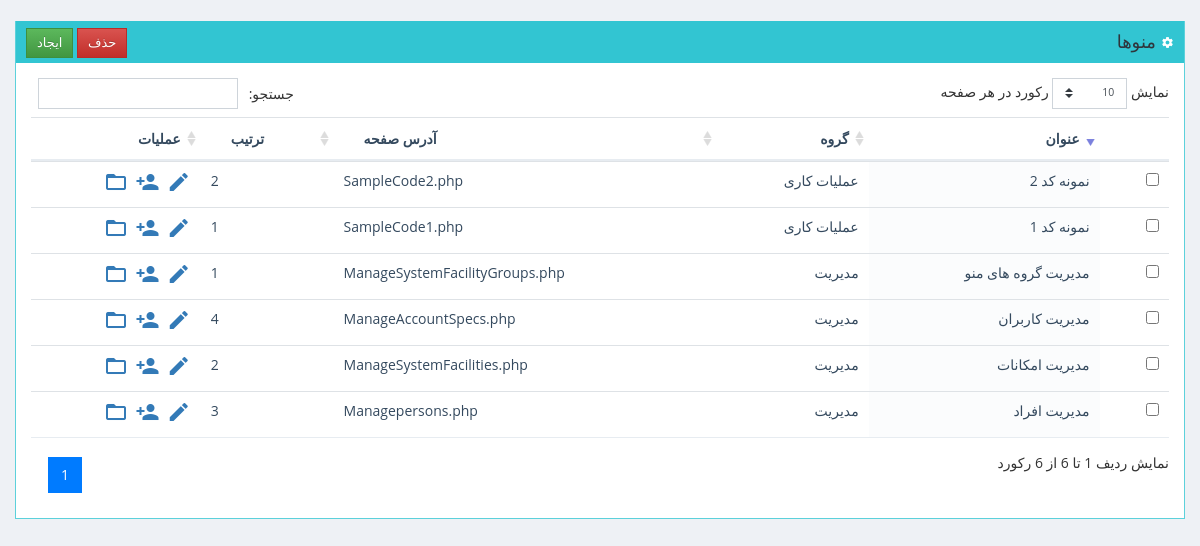
/www/sadaf/ManageSystemFacilities.php (signed in), run on the app's committed database.
### tables this page shows
CREATE TABLE  `SystemFacilities` (
  `FacilityID` int(11) NOT NULL AUTO_INCREMENT,
  `FacilityName` varchar(245) DEFAULT NULL,
  `GroupID` int(11) DEFAULT NULL,
  `OrderNo` int(11) DEFAULT NULL,
  `PageAddress` varchar(345) DEFAULT NULL,
  PRIMARY KEY (`FacilityID`)
);

CREATE TABLE  `SystemFacilityGroups` (
  `GroupID` int(11) NOT NULL AUTO_INCREMENT,
  `GroupName` varchar(145) DEFAULT NULL,
  `OrderNo` int(11) DEFAULT NULL,
  PRIMARY KEY (`GroupID`)
);

### www/shares/pdodb.class.php (called while the page is built, shortened)
<?php
class pdodb {
  private $dsn;
  private $pdo;
  static  $pdoinstance = false;
  private function __construct($_host = "", $_user = "", $_pass = "", $_default_db = "",$_driver="",$debug=self::DEBUG_MODE) {
    $this->dsn = "mysql:dbname=$_default_db;host=$_host";
  }
  public static function getInstance($_host = "", $_user = "", $_pass = "", $_default_db = "",$_driver="") {
    if ("" == $_driver)      $_driver = sys_config::$db_server['driver'];
    if ("" == $_host)        $_host = sys_config::$db_server['host'];
    if ("" == $_user)        $_user = sys_config::$db_server['user'];
    if ("" == $_pass)        $_pass = sys_config::$db_server['pass'];
    if ("" == $_default_db)  $_default_db = sys_config::$db_server['database'];
    if (!@pdodb::$pdoinstance[$_host.$_user.$_default_db]) {
      pdodb::$pdoinstance[$_host.$_user.$_default_db] = new pdodb($_host,$_user,$_pass,$_default_db,$_driver);
    }
    return pdodb::$pdoinstance[$_host.$_user.$_default_db];
  }
  private function connect($_driver = "", $_host = "", $_user = "", $_pass = "", $_default_db = "",$debug=self::DEBUG_MODE) {
    try{
      $this->pdo = new pdo($this->dsn , $_user , $_pass, array(PDO::MYSQL_ATTR_INIT_COMMAND =>  "SET NAMES utf8") );
      return $this->pdo;
    }
    catch (PDOException $e) {
      print (self::PDO_CONNECTION_ERROR);
      print ($e->getMessage());
      if ($debug) $this->backtrace();
      exit();
    }
  }
  function Execute($sqlstr,$fetch_mode=PDO::FETCH_ASSOC,$debug=self::DEBUG_MODE) {
    $trans = array(self::ARABIC_YA => self::PERSIAN_YA , self::ARABIC_KAF => self::PERSIAN_KAF);
    $this->statement = $this->pdo->query(strtr($sqlstr,$trans));
    $error_info = $this->pdo->errorInfo();
    return $this->statement;
  }
}
?>

### www/sadaf/classes/SystemFacilities.class.php (called while the page is built, shortened)
<?php
class manage_SystemFacilities
{
	static function GetList()
	{
		$mysql = pdodb::getInstance();
		$k=0;
		$ret = array();
		$query = "select SystemFacilities.FacilityID
				,SystemFacilities.FacilityName
				,SystemFacilities.GroupID
				,SystemFacilities.OrderNo
				,SystemFacilities.PageAddress
			, l2.GroupName  as l2_GroupName  from sadaf.SystemFacilities
			LEFT JOIN sadaf.SystemFacilityGroups  l2 on (l2.GroupID=SystemFacilities.GroupID)
			order by l2.OrderNo, SystemFacilities.OrderNo ";
		$res = $mysql->Execute($query);
		while($rec=$res->fetch())
		{
			$ret[$k] = new be_SystemFacilities();
			$ret[$k]->FacilityID=$rec["FacilityID"];
			$ret[$k]->FacilityName=$rec["FacilityName"];
			$ret[$k]->GroupID=$rec["GroupID"];
			$ret[$k]->GroupID_Desc=$rec["l2_GroupName"];
			$ret[$k]->OrderNo=$rec["OrderNo"];
			$ret[$k]->PageAddress=$rec["PageAddress"];
			$k++;
		}
		return $ret;
	}
}
?>

### www/sadaf/ManageSystemFacilities.php (the view, shortened to what this page needs)
<?php
include("classes/SystemFacilities.class.php");
HTMLBegin();
?>
<form method="post" id="f1" name="f1" >
<div class="container-fluid">
</form>
<?php
$res = manage_SystemFacilities::GetList();
?>
<br>
		<div class="portlet box green">
		<div class="portlet-title">
			<div class="actions">
				<input type="button" class="btn btn-success btn-sm" onclick="javascript: ResetForm(); $('#DataEntryForm').modal();" value="ایجاد">
				<input type="button" class="btn btn-danger btn-sm" data-toggle="confirmation"
					data-btn-ok-label="بلی"
					data-btn-ok-class="btn-success"
				data-btn-ok-icon-class="material-icons" data-btn-ok-icon-content="check"
				data-btn-cancel-label="خیر" data-btn-cancel-class="btn-danger"
				data-btn-cancel-icon-class="material-icons" data-btn-cancel-icon-content="close"
				data-title="آیا مطمئن هستید؟" data-content=""
				value="حذف">
			</div>
			<div class="caption font-dark">
			<i class="material-icons">settings</i>
				منوها
			</div>
		</div>
		<div class="portlet-body">
			<form id="ListForm" name="ListForm" method="post">
			<table id="FacilityListTable" class="table ">
			<thead>
				<th>&nbsp;</th>
				<th>عنوان</th>
				<th>گروه</th>
				<th>آدرس صفحه</th>
				<th>ترتیب</th>
				<th>عملیات</th>
			</thead>
			<tbody>
			<?
			for($k=0; $k<count($res); $k++)
			{
				echo "<tr>";
				echo "<td>";
				echo "<input type=\"checkbox\" name=\"ch_".$res[$k]->FacilityID."\">";
				echo "</td>";
				echo "	<td>".htmlentities($res[$k]->FacilityName, ENT_QUOTES, 'UTF-8')."</td>";
				echo "	<td>".$res[$k]->GroupID_Desc."</td>";
				echo "	<td>".htmlentities($res[$k]->PageAddress, ENT_QUOTES, 'UTF-8')."</td>";
				echo "	<td>".htmlentities($res[$k]->OrderNo, ENT_QUOTES, 'UTF-8')."</td>";
				echo "<td>";
				echo "<a href=\"javascript: SetRecordForUpdate(".$res[$k]->FacilityID.");\" >";
				echo "<i class='material-icons' data-toggle=\"tooltip\" data-placement=\"top\" title=\"ویرایش\" >edit</i>";
				echo "</a>";
				echo "<a  href='javascript: void(0)' onclick='ShowUsersList(".$res[$k]->FacilityID .")'>";
				echo "<i class='material-icons' data-toggle=\"tooltip\" data-placement=\"top\" title=\"کاربران\" >person_add</i>";
				echo "</a>";
				echo "<a  target=\"_blank\" href='ManageFacilityPages.php?FacilityID=".$res[$k]->FacilityID ."'>";
				echo "<i class='material-icons' data-toggle=\"tooltip\" data-placement=\"top\" title=\"صفحات\" >folder_open</i>";
				echo "</a>";
				echo "</td>";
				echo "</tr>";
			}
			?>
			</tbody>
			</table>
		</div>
	</div>
</html>

### www/shares/UI.inc.php (shortened to what this page needs)
<?php
	function HTMLBegin($bgcolor = '#C8DEF0')
	{
		echo "<!doctype html>
		<html lang=\"en\">
		  <head>
			<meta charset=\"utf-8\">
			<meta name=\"viewport\" content=\"width=device-width, initial-scale=1, shrink-to-fit=no\">
			<link rel=\"stylesheet\" href=\"css/bootstrap.css\">
			<link rel=\"stylesheet\" href=\"css/font-awesome.min.css\">
			<link rel=\"stylesheet\" href=\"css/jquery-ui.css\">
			<link rel=\"stylesheet\" href=\"css/bootstrap-theme.css\" />
			<link href=\"plugins/datatables/datatables.css\" rel=\"stylesheet\" type=\"text/css\" />
			<link href=\"plugins/datatables/plugins/bootstrap/datatables.bootstrap-rtl.css\" rel=\"stylesheet\" type=\"text/css\" />
			<link rel=\"stylesheet\" href=\"css/jquery.Bootstrap-PersianDateTimePicker.css\" />
			<link rel=\"stylesheet\" href=\"css/bootstrap-switch.css\" />
			<link rel=\"stylesheet\" href=\"css/components-rtl.css\" />
			<link rel=\"stylesheet\" href=\"css/plugins-rtl.css\" />
			<link rel=\"stylesheet\" href=\"css/lab.css\" />
			<script src=\"js/jquery-3.3.1.min.js\"></script>
			<script src=\"js/popper.min.js\"></script>
			<script src=\"js/bootstrap.min.js\"></script>
			<script src=\"js/jquery-ui.js\"></script>
			<script src=\"js/jquery.dataTables.min.js\"></script>
			<script src=\"js/dataTables.bootstrap4.min.js\"></script>
			<script src=\"js/bootstrap-confirmation.min.js\"></script>
			<script src=\"js/bootstrap-switch.min.js\"></script>
			<script src=\"js/theme.js\"></script>
			<script src=\"js/general-sadaf.js\"></script>
			<title></title>
		  </head>
		<body class='page-content'>";
	}
?>

### www/sadaf/css/plugins-rtl.css (style rules this page uses)
table.dataTable thead th, table.dataTable thead td { padding: 10px 20px; border-bottom: 2px solid #e7ecf1; outline: none !important; }
table.dataTable.no-footer { border-bottom-color: #e7ecf1; }
table.dataTable td.sorting_1, table.dataTable td.sorting_2, table.dataTable td.sorting_3, table.dataTable th.sorting_1, table.dataTable th.sorting_2, table.dataTable th.sorting_3 { background: #fbfcfd !important; }
table.dataTable thead .sorting, table.dataTable thead .sorting_asc, table.dataTable thead .sorting_desc, table.dataTable thead .sorting_asc_disabled, table.dataTable thead .sorting_desc_disabled { cursor: pointer; }
table.dataTable thead .sorting:after, table.dataTable thead .sorting_asc:after, table.dataTable thead .sorting_desc:after, table.dataTable thead .sorting_asc_disabled:after, table.dataTable thead .sorting_desc_disabled:after { display: none; }
table.dataTable thead .sorting { background: url("../images/sort_both.png") no-repeat center right; }
table.dataTable thead .sorting_desc { background: url("../images/sort_desc.png") no-repeat center right; }

### www/sadaf/css/lab.css (style rules this page uses)
.material-icons { font-family: 'Material Icons'; font-weight: normal; font-style: normal; font-size: 24px; line-height: 1; letter-spacing: normal; text-transform: none; display: inline-block; white-space: nowrap; word-wrap: normal; direction: ltr; -moz-font-feature-settings: 'liga'; -moz-osx-font-smoothing: grayscale; }
table { direction: rtl; }
.align-left { text-align:left }
.page-content { background: #eef1f5; margin-right: 0px; margin-top: 0px; margin-bottom: 0px; }

### data on the page
systemfacilities: FacilityName "مدیریت گروه های منو", systemfacilitygroups.GroupName "مدیریت", PageAddress "ManageSystemFacilityGroups.php", OrderNo "1"
systemfacilities: FacilityName "مدیریت امکانات", systemfacilitygroups.GroupName "مدیریت", PageAddress "ManageSystemFacilities.php", OrderNo "2"
systemfacilities: FacilityName "مدیریت افراد", systemfacilitygroups.GroupName "مدیریت", PageAddress "Managepersons.php", OrderNo "3"
systemfacilities: FacilityName "مدیریت کاربران", systemfacilitygroups.GroupName "مدیریت", PageAddress "ManageAccountSpecs.php", OrderNo "4"
systemfacilities: FacilityName "نمونه كد 1", systemfacilitygroups.GroupName "عملیات کاری", PageAddress "SampleCode1.php", OrderNo "1"
systemfacilities: FacilityName "نمونه كد 2", systemfacilitygroups.GroupName "عملیات کاری", PageAddress "SampleCode2.php", OrderNo "2"
